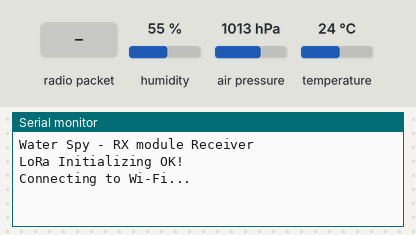
Recording of a sketch running on a simulated ESP8266 (NodeMCU). On the bench: the last lines printed to the serial monitor. The inputs (shaded band) are chosen by the test bench; at power-on: humidity 55 %, air pressure 1013 hPa, temperature 24 °C. WiFi joins after 1.5 s; servers stay silent unless stated; no radio packets arrive unless stated; no MQTT or app messages arrive unless stated.

Above: at 1.2 s.
1.3 s: radio packet "5" arrives
At 2.8 s:
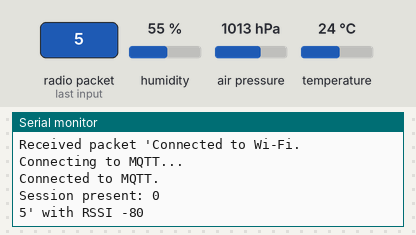
3.0 s: radio packet "90" arrives
At 3.4 s:
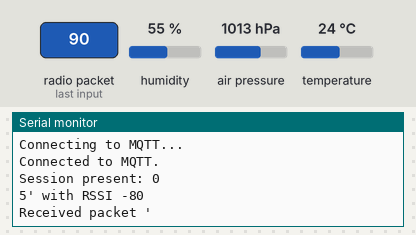

The sketch:

rx_lora.ino
```cpp
/*
    Project: Water Spy - Water Consumption Monitoring
    RX LoRa module
    - Receives the LoRa payload sent out by the TX module.
    - Publishes BME280 and water sensor data to a Node-Red dashboard application
    through MQTT. For more info check the project webpage at marcoroda.com
    https://marcoroda.com/2020/08/20/WATER-SPY.html

    author: Marco Roda, marcoroda.com
    date:   August 2020
*/

#include <Wire.h>
#include <Adafruit_Sensor.h>
#include <Adafruit_BME280.h>
#include <ESP8266WiFi.h>
#include <Ticker.h>
#include <AsyncMqttClient.h>
#include <SPI.h>
#include <LoRa.h>

// Replace with your WiFi network credentials
const char* WIFI_SSID     = "";
const char* WIFI_PASSWORD = "";

// Raspberri Pi Mosquitto MQTT Broker
#define MQTT_HOST IPAddress(0, 0, 0, 0) // replace with your Broker's IP address
#define MQTT_PORT 1883

// MQTT Topics
#define MQTT_PUB_TEMP  "esp/bme280/temperature"
#define MQTT_PUB_HUM   "esp/bme280/humidity"
#define MQTT_PUB_PRES  "esp/bme280/pressure"
#define MQTT_PUB_WATER "esp/bme280/water"

// Got from water sensor calibration
#define PULSES_PER_LITRES 320

#define ss 15
#define rst 16
#define dio0 4

// BME280 Instance for I2C interface
Adafruit_BME280 bme;

// Variables to hold BME280sensor readings
float temp;
float hum;
float pres;

// Valriables to hold nbr of pulses received (LoRa payload)
String LoRaData;
unsigned long pulsesRX   = 0;
unsigned long pulsesMQTT = 0;

AsyncMqttClient mqttClient;
Ticker mqttReconnectTimer;

WiFiEventHandler wifiConnectHandler;
WiFiEventHandler wifiDisconnectHandler;
Ticker wifiReconnectTimer;

unsigned long previousMillis = 0;   // Stores last time temperature was published
const long interval = 10000;        // Interval at which to publish sensor readings

void connectToWifi() {
  Serial.println("Connecting to Wi-Fi...");
  WiFi.begin(WIFI_SSID, WIFI_PASSWORD);
}

void connectToMqtt() {
  Serial.println("Connecting to MQTT...");
  mqttClient.connect();
}

void onWifiConnect(const WiFiEventStationModeGotIP& event) {
  Serial.println("Connected to Wi-Fi.");
  connectToMqtt();
}

void onWifiDisconnect(const WiFiEventStationModeDisconnected& event) {
  Serial.println("Disconnected from Wi-Fi.");
  mqttReconnectTimer.detach(); // ensure we don't reconnect to MQTT while reconnecting to Wi-Fi
  wifiReconnectTimer.once(2, connectToWifi);
}

void onMqttConnect(bool sessionPresent) {
  Serial.println("Connected to MQTT.");
  Serial.print("Session present: ");
  Serial.println(sessionPresent);
}

void onMqttDisconnect(AsyncMqttClientDisconnectReason reason) {
  Serial.println("Disconnected from MQTT.");

  if (WiFi.isConnected()) {
    mqttReconnectTimer.once(2, connectToMqtt);
  }
}

void onMqttPublish(uint16_t packetId) {
  Serial.print("Publish acknowledged.");
  Serial.print("  packetId: ");
  Serial.println(packetId);
}

void setup() {
  Serial.begin(115200);
  Serial.println();
  Serial.println("Water Spy - RX module Receiver");

  //setup LoRa RX module
  LoRa.setPins(ss, rst, dio0);
  // 433 MHz is used for TX-ing
  while (!LoRa.begin(433E6)) {
    Serial.println(".");
    delay(500);
  }

  // Change sync word (0xF3) to match the receiver
  // The sync word assures you don't get LoRa messages from other LoRa transceivers
  // ranges from 0-0xFF
  LoRa.setSyncWord(0xF3);
  Serial.println("LoRa Initializing OK!");

  // Initialize BME280 sensor
  if (!bme.begin(0x76)) {
    Serial.println("Could not find a valid BME280 sensor, check wiring!");
    while (1);
  }

  wifiConnectHandler = WiFi.onStationModeGotIP(onWifiConnect);
  wifiDisconnectHandler = WiFi.onStationModeDisconnected(onWifiDisconnect);

  mqttClient.onConnect(onMqttConnect);
  mqttClient.onDisconnect(onMqttDisconnect);
  mqttClient.onPublish(onMqttPublish);
  mqttClient.setServer(MQTT_HOST, MQTT_PORT);
  // If your broker requires authentication (username and password), set them below
  //mqttClient.setCredentials("REPlACE_WITH_YOUR_USER", "REPLACE_WITH_YOUR_PASSWORD");

  // Connect to WiFi local network
  connectToWifi();
}

void loop() {
  unsigned long currentMillis = millis();
  // Every X number of seconds (interval = 10 seconds)
  // it publishes a new MQTT message
  if (currentMillis - previousMillis >= interval) {
    // Save the last time a new reading was published
    previousMillis = currentMillis;

    // New BME280 sensor readings
    temp = bme.readTemperature();
    hum = bme.readHumidity();
    pres = bme.readPressure()/100.0F;

    // Publish an MQTT message on topic esp/bme280/temperature
    uint16_t packetIdPub1 = mqttClient.publish(MQTT_PUB_TEMP, 1, true, String(temp).c_str());
    Serial.printf("Publishing on topic %s at QoS 1, packetId: %i ", MQTT_PUB_TEMP, packetIdPub1);
    Serial.printf("Message: %.2f \n", temp);

    // Publish an MQTT message on topic esp/bme280/humidity
    uint16_t packetIdPub2 = mqttClient.publish(MQTT_PUB_HUM, 1, true, String(hum).c_str());
    Serial.printf("Publishing on topic %s at QoS 1, packetId: %i ", MQTT_PUB_HUM, packetIdPub2);
    Serial.printf("Message: %.2f \n", hum);

    // Publish an MQTT message on topic esp/bme280/pressure
    uint16_t packetIdPub3 = mqttClient.publish(MQTT_PUB_PRES, 1, true, String(pres).c_str());
    Serial.printf("Publishing on topic %s at QoS 1, packetId: %i ", MQTT_PUB_PRES, packetIdPub3);
    Serial.printf("Message: %.3f \n", pres);

    // Publish an MQTT message on topic esp/bme280/water
    uint16_t packetIdPub4 = mqttClient.publish(MQTT_PUB_WATER, 1, true, String(pulsesMQTT).c_str());
    Serial.printf("Publishing on topic %s at QoS 1, packetId: %i ", MQTT_PUB_WATER, packetIdPub4);
    Serial.printf("Message: %.3u \n", pulsesMQTT);


  }

  // try to parse LoRa packet
  int packetSize = LoRa.parsePacket();
  if (packetSize) {
    // received a packet
    Serial.print("Received packet '");

    // read packet
    while (LoRa.available()) {
      LoRaData = LoRa.readString();
      Serial.print(LoRaData);
    }

    pulsesRX = LoRaData.toInt();
    if (pulsesRX > 0) {
      pulsesMQTT = pulsesRX / PULSES_PER_LITRES; // calibration
    }

    // print RSSI of received packet
    Serial.print("' with RSSI ");
    Serial.println(LoRa.packetRssi());
  }

}
```

Measured:
- after the input at 1.3 s, the serial monitor: prints a new line at once (image 1)
- after the input at 3.0 s, the serial monitor: prints a new line at once (image 2)
